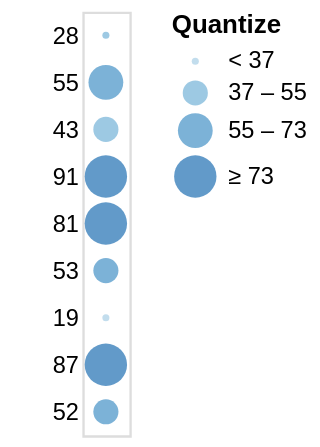

Vega-Lite specification stored for this chart:
### Vega specification from a JSON file in a GitHub repository (floating-point values rounded to 4 significant figures)
{"$schema": "https://vega.github.io/schema/vega/v4.json", "description": "A simple bar chart with embedded data.", "autosize": "pad", "padding": 5, "width": 20, "style": "cell", "data": [{"name": "source_0", "values": [{"a": "A", "b": 28}, {"a": "B", "b": 55}, {"a": "C", "b": 43}, {"a": "D", "b": 91}, {"a": "E", "b": 81}, {"a": "F", "b": 53}, {"a": "G", "b": 19}, {"a": "H", "b": 87}, {"a": "I", "b": 52}]}], "signals": [{"name": "y_step", "value": 20}, {"name": "height", "update": "bandspace(domain('y').length, 1, 0.5) * y_step"}], "marks": [{"name": "marks", "type": "symbol", "style": ["circle"], "from": {"data": "source_0"}, "encode": {"update": {"opacity": {"value": 0.7}, "fill": [{"test": "datum[\"b\"] === null || isNaN(datum[\"b\"])", "value": null}, {"scale": "color", "field": "b"}], "tooltip": {"signal": "{\"b\": ''+datum[\"b\"], \"Quantize\": format(datum[\"b\"], \"\")}"}, "x": {"signal": "width", "mult": 0.5}, "y": {"scale": "y", "field": "b"}, "size": {"scale": "size", "field": "b"}, "shape": {"value": "circle"}}}}], "scales": [{"name": "y", "type": "point", "domain": {"data": "source_0", "field": "b"}, "range": {"step": {"signal": "y_step"}}, "padding": 0.5}, {"name": "color", "type": "quantize", "domain": {"data": "source_0", "field": "b"}, "range": {"scheme": "blues", "count": 4}, "zero": true}, {"name": "size", "type": "quantize", "domain": {"data": "source_0", "field": "b"}, "range": [9, 114, 219, 324], "zero": false}], "axes": [{"scale": "y", "orient": "left", "grid": false, "domain": false, "ticks": false, "zindex": 1}], "legends": [{"title": "Quantize", "fill": "color", "gradientLength": {"signal": "clamp(height, 64, 200)"}, "encode": {"symbols": {"update": {"shape": {"value": "circle"}, "opacity": {"value": 0.7}}}}, "size": "size"}], "config": {"axisY": {"minExtent": 30}}}
